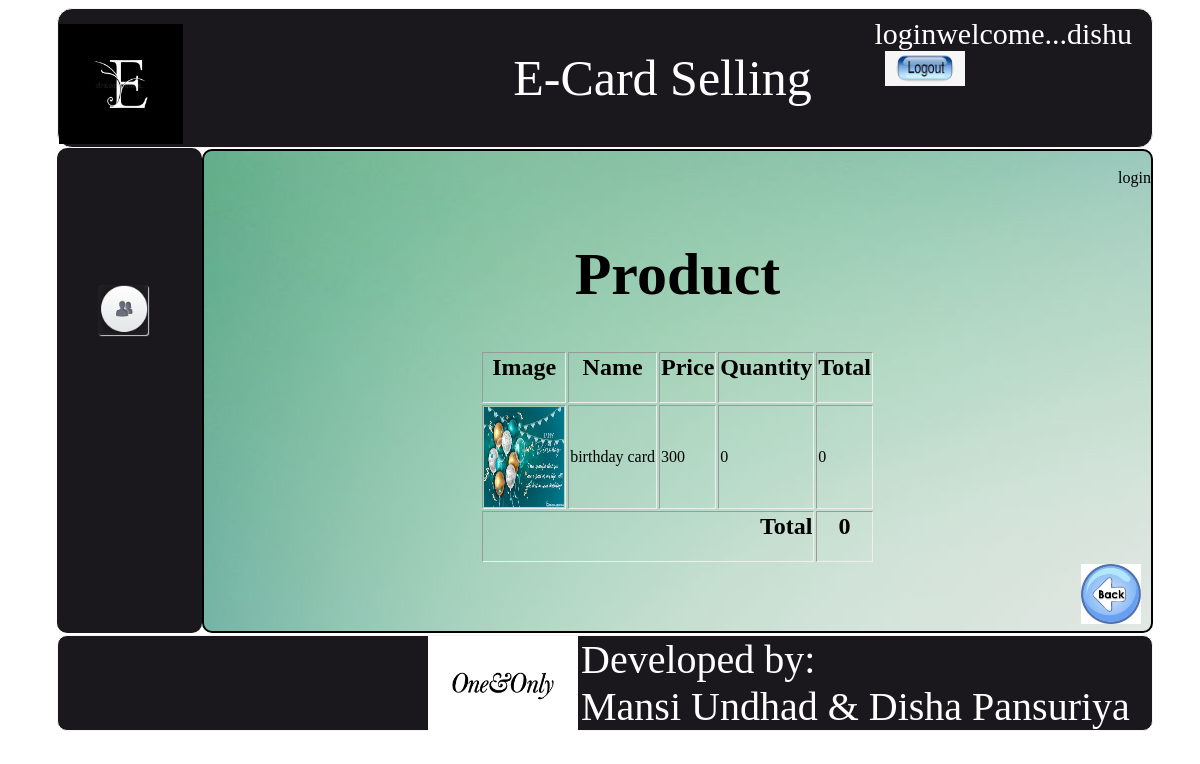
/index.php?page=view_purchase_product&b1_id=3 (signed in), run on the app's committed database.
### tables this page shows
CREATE TABLE IF NOT EXISTS `bill2` (
`b2_id` int(10) NOT NULL,
  `b2_b1_id` int(10) NOT NULL,
  `b2_p_id` int(10) NOT NULL,
  `b2_p_qty` int(50) NOT NULL
);

CREATE TABLE IF NOT EXISTS `product` (
`p_id` int(10) NOT NULL,
  `c_id` int(20) NOT NULL,
  `p_nm` varchar(50) NOT NULL,
  `p_image` varchar(60) NOT NULL,
  `p_price` varchar(50) NOT NULL,
  `p_qty` int(20) NOT NULL,
  `p_desc` varchar(20) NOT NULL
);

### include/view_purchase_product.php (the view, shortened to what this page needs)
<br>
<body>
<form>
	<table border="2" align="center" class="table">
	<tr>
		<th colspan="6" class="td"><h1>Product</h1></th>
	</tr>
	<tr>
		<th><h2>Image</th></h2>
		<th><h2>Name</th></h2>
		<th><h2>Price</th></h2>
		<th><h2>Quantity</th></h2>
		<th><h2>Total</th></h2>
	</tr>
	<?php
		include("../connection.php");
		$que="select * from bill1 where b1_id='".$_REQUEST['b1_id']."'&&b1_status='".(0)."'order by b1_id";
		$res=mysql_query($que,$con);
		while($row=mysql_fetch_array($res))
		{
			 $que1="select * from bill2 where b2_b1_id='".$row['b1_id']."' ";
			  $res1=mysql_query($que1,$con);
			while($row1=mysql_fetch_array($res1))
			{
				$que2="select * from product where p_id=".$row1['b2_p_id'];
				$res2=mysql_query($que2,$con);
				if($row2=mysql_fetch_array($res2))
				{
					echo"<tr>";
					echo"<td><img src='../upload/".$row2['p_image']."' height='100px' width='80px'></td>";
					echo"<td>".$row2['p_nm']."</td>";
					echo"<td>".$row2['p_price']."</td>";
					echo"<td>".$row1['b2_p_qty']."</td>";
					echo"<td>".$tot=$row1['b2_p_qty']*$row2['p_price']."</td>";
					$bill1+=$tot;
					echo"</tr>";
				}
			}
		}
	?>
	<tr>
		<th colspan="4" align="right"><h2>Total</h2></th>
		<th colspan="2"><h2><?php echo $bill1;?></h2></th>
	</tr>
</table>
<a href='index.php?page=view_purchase'><img src='image/back.jpg' height='60px' width='60px'/></a>
</form>
</body>

### css/style.css (style rules this page uses)
a { margin:10px; color:#d8baba; font-size:25px; }
.td { font-size:30px; font-family:monotype corsiva; border:0px; }
.table { border-radius:10px; padding:50px 0px 0px 0px; border:0px; }

### data on the page
bill2: product.p_image (picture), product.p_nm "birthday card", product.p_price "300", b2_p_qty "0", $row1['b2_p_qty']*$row2['p_price'] "0"

### other printed values
$_SESSION['unm'] "dishu"
$bill1 "0"
